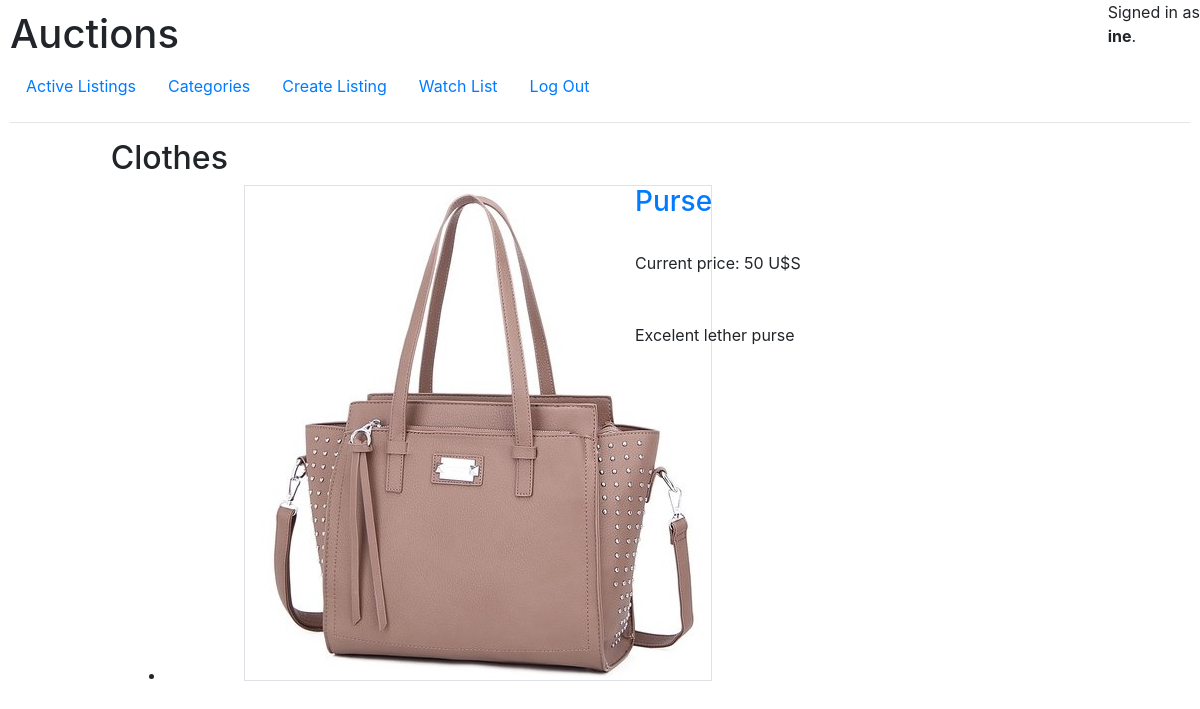
The page /listing/Clothes (signed in) on the database its author committed.
### auctions/models.py (models this page shows, shortened)
class User(AbstractUser):
    pass

class Category(models.Model):
    category_name =  models.CharField(max_length=100)

class Auction(models.Model):
    seller = models.ForeignKey(User, on_delete=models.CASCADE, related_name="auctions_owned")
    product_name = models.CharField(max_length=100)
    description = models.CharField(max_length=1000)
    auction_image = models.FilePathField(path=images_path, blank=True, null=True)
    starting_bid = models.IntegerField()
    sold = models.BooleanField()
    category_name = models.ForeignKey(Category, related_name="auctions_with_category", on_delete=models.SET_NULL, null= True)

### auctions/views.py (the view)
# urls.py: path("listing/<str:category>", views.category, name="category"),
def category(request, category):
    category = Category.objects.get(category_name=category)
    auctions = filter_sold_render_images(category)
    return render(request, "auctions/index.html",
    { "auctions": auctions, "bid": Bid.objects.all(), "category": category.category_name
    })

### auctions/views.py (called while the page is built)
def filter_sold_render_images(category, *userid):
    if category == "no":
        auctions = Auction.objects.filter(sold=False)
    elif category == "watchlist":
        watch_list = Watch_list.objects.filter(user=userid,watch=True)
        watchlist = []
        for watchedauction in watch_list:
            watchlist.append(watchedauction.auction.id)
        auctions = Auction.objects.filter(pk__in=watchlist)
    else:
        auctions = Auction.objects.filter(sold=False, category_name=category)
    for auction in auctions:
        if auction:
            auction.auction_image = auction.auction_image[66:]
            try:
                bid = Bid.objects.get(auction_product=auction.id)
                auction.starting_bid = bid.last_bid
            except:
                pass
    return (auctions)

### auctions/templates/auctions/index.html (shortened to what this page needs)
{% extends "auctions/layout.html" %}
{% load static %}
{% block body %}
    {% if category %}
        <h2>{{ category }}</h2>
    {% elif messege %}
        <h2>Active Listings</h2>
        <h4>{{ messege }}</h4>
    {% else %}
        <h2>Active Listings</h2>
    {% endif %}
    <div id="products">
        <ul>
            {% for auction in auctions %}
                <div class="container">
                    <li id="product">
                        <div class= "row">
                            <div class="col-1"></div>
                            <div class="col-5">
                                <div style="text-align:center;">
                                    <img class="border" src="{{ auction.auction_image }}">
                                </div>
                            </div>
                            <div class="col-5">
                                    <h3><a href="{% url 'listing' user.id auction.id %}">{{ auction.product_name }}</a></h3><br>
                                <div>
                                    Current price: {{ auction.starting_bid }} U$S
                                </div><br><br>
                                <div>
                                    {{ auction.description }}
                                </div><br><br>
                </div>
        </div>
    </div><br>
            {% empty %}
                <li>No auctions</li>
            {% endfor %}
        </ul>
    </div>
{% endblock %}

### auctions/templates/auctions/layout.html (shortened to what this page needs)
{% load static %}
<!DOCTYPE html>
<html lang="en">
    <head>
        <link rel="stylesheet" href="https://stackpath.bootstrapcdn.com/bootstrap/4.4.1/css/bootstrap.min.css">
        <link href="{% static 'auctions/styles.css' %}" rel="stylesheet">
    </head>
    <body>
        <h1>Auctions</h1>
        <div id="user" style="position:fixed; top:0; right:0;">
            {% if user.is_authenticated %}
                <div>
                    Signed in as
                </div>
                <strong>{{ user.username }}</strong>.
            {% else %}
                Not signed in.
            {% endif %}
        </div>
        <ul class="nav">
            <li class="nav-item">
                <a class="nav-link" href="{% url 'index' %}">Active Listings</a>
            </li>
            <li class="nav-item">
                <a class="nav-link" href="{% url 'categories' %}">Categories</a>
            </li>
            {% if user.is_authenticated %}
                <li class="nav-item">
                    <a class="nav-link" href="{% url 'createlisting' %}">Create Listing</a>
                </li>
                <li class="nav-item">
                    <a class="nav-link" href="{% url 'WatchList' user.id %}">Watch List</a>
                </li>
                <li class="nav-item">
                    <a class="nav-link" href="{% url 'logout' %}">Log Out</a>
                </li>
            {% endif %}
        </ul>
        <hr>
                <div class="row">
            <div class="sidebar col-lg-1 col-md-2">
            </div>
            <div class="main col-lg-10 col-md-8">
                {% block body %}
                {% endblock %}
            </div>
            <div class="sidebar col-lg-1 col-md-2">
            </div>
        </div>
    </body>
</html>

### auctions/static/auctions/styles.css (style rules this page uses)
body { padding: 10px; }
#user { position: absolute; top:0; right:0; }
#products { bottom:0px; }

### rows shown on the page
User: username "ine"
Category: category_name "Clothes"
Auction: product_name "Purse", starting_bid "50", description "Excelent lether purse"
